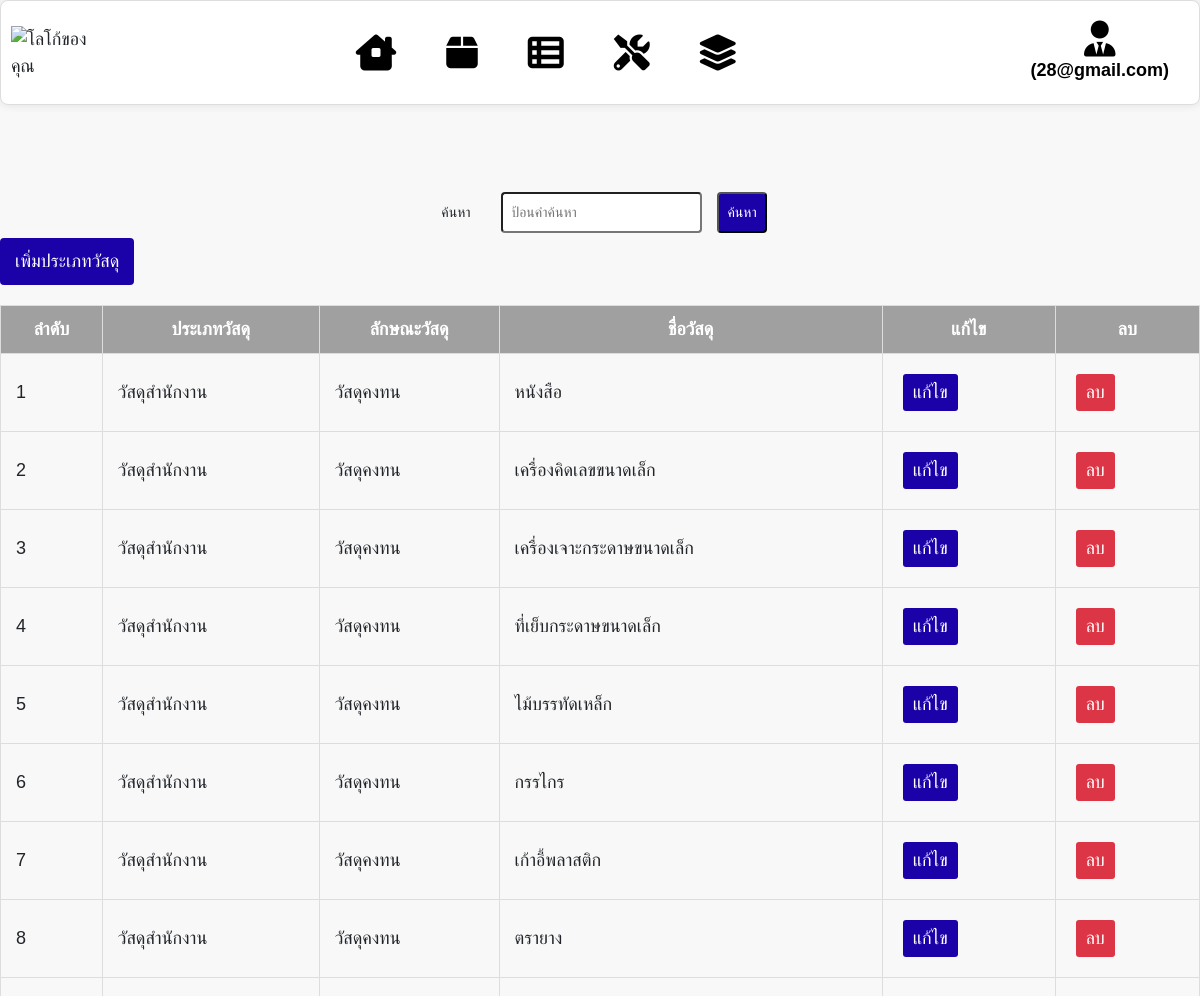
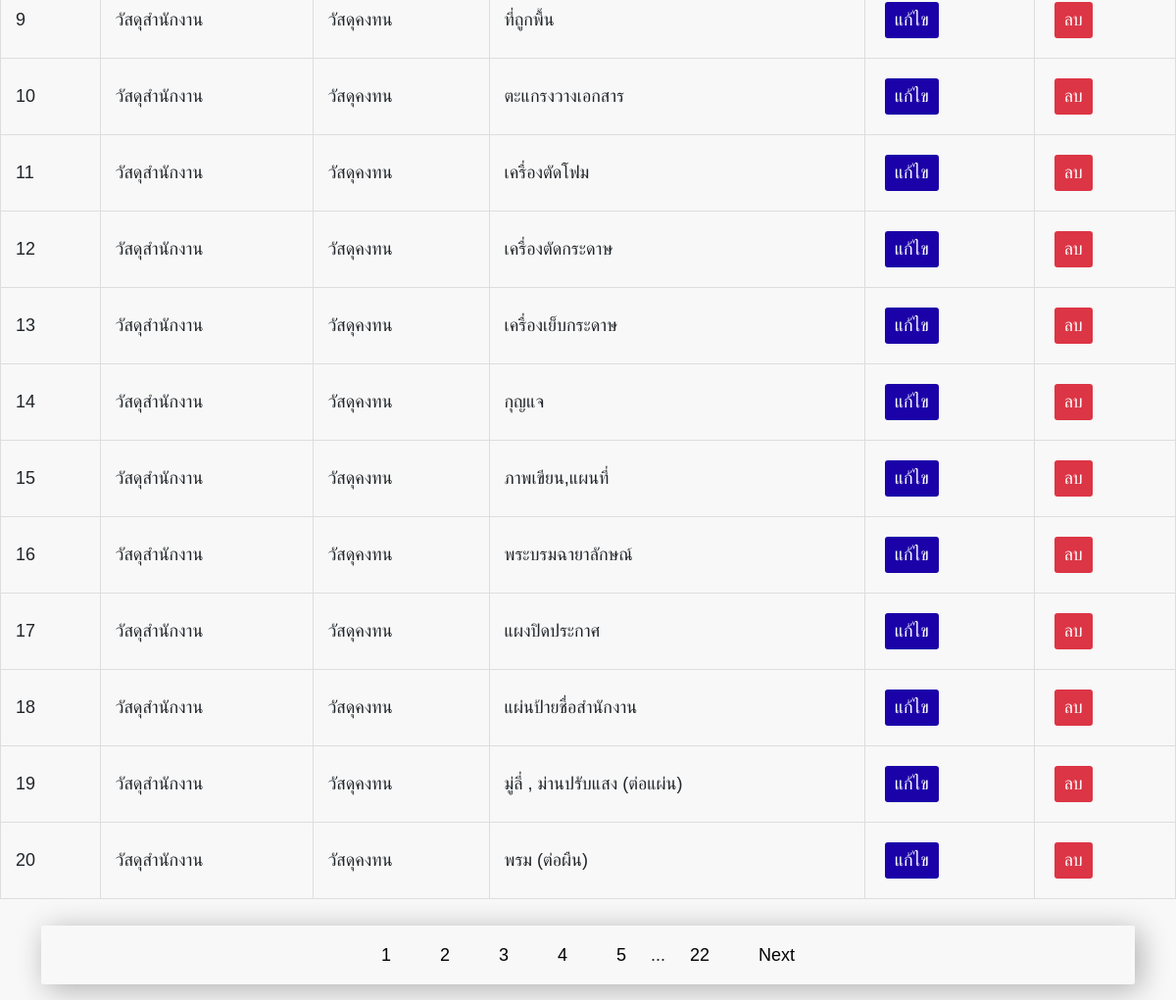
/admin/material_types.php (signed in), run on the app's committed database (2 pictures, top to bottom).
### tables this page shows
CREATE TABLE `users` (
  `u_id` int(11) NOT NULL,
  `u_fname` varchar(255) NOT NULL,
  `u_lname` varchar(255) NOT NULL,
  `u_email` varchar(255) NOT NULL,
  `u_password` varchar(255) NOT NULL,
  `u_status` enum('ใช้งาน','ไม่ได้ใช้งาน') NOT NULL,
  `u_type` enum('ช่าง','แอดมิน','ผู้ใช้') NOT NULL,
  `u_dp_id` int(11) NOT NULL
);

CREATE TABLE `material` (
  `mt_id` int(11) NOT NULL,
  `mt_tm_id` int(11) NOT NULL,
  `mt_dm_id` int(11) NOT NULL,
  `mt_name` varchar(200) NOT NULL
);

CREATE TABLE `type_material` (
  `tm_id` int(11) NOT NULL,
  `tm_name` varchar(200) NOT NULL
);

CREATE TABLE `detail_material` (
  `dm_id` int(11) NOT NULL,
  `dm_name` varchar(200) NOT NULL
);

### admin/material_types.php (the view, shortened to what this page needs)
<?php
$search = "";
?>
<!DOCTYPE html>
<html lang="en">
<head>
    <?php include 'public/layout.php'; ?>
</head>
<body>
    <form method="get" action="<?php echo htmlspecialchars($_SERVER["PHP_SELF"]); ?>">
        <label for="search">ค้นหา &nbsp;</label>
        <input type="text" id="search" name="search" placeholder="ป้อนคำค้นหา" value="<?php echo $search; ?>">
        <input type="submit" value="ค้นหา">
    </form>
    <a href="add_material.php">
        <button type="button" style="background-color: #1b02a8; color: white; padding: 10px 15px; border: none; border-radius: 4px; cursor: pointer; transition: background-color 0.3s;">
            เพิ่มประเภทวัสดุ
        </button>
    </a>
    <?php
    $servername = "localhost";
    $username = "root";
    $password = "";
    $dbname = "repair";
    $conn = new mysqli($servername, $username, $password, $dbname);
    $per_page = 20;
$sql = "SELECT COUNT(*) AS total FROM material LEFT JOIN type_material ON mt_tm_id=tm_id LEFT JOIN detail_material ON mt_dm_id=dm_id";
$result = $conn->query($sql);
$row = $result->fetch_assoc();
$total_rows = $row['total'];
$current_page = isset($_GET['page']) ? $_GET['page'] : 1;
$offset = ($current_page - 1) * $per_page;
$counter = $offset + 1;
$sql = "SELECT * FROM material LEFT JOIN type_material ON mt_tm_id=tm_id LEFT JOIN detail_material ON mt_dm_id=dm_id LIMIT $per_page OFFSET $offset";
$result = $conn->query($sql);
    ?>
    <?php if ($result->num_rows > 0): ?>
        <table>
    <tr>
        <th>ลำดับ</th>
        <th>ประเภทวัสดุ</th>
        <th>ลักษณะวัสดุ</th>
        <th>ชื่อวัสดุ</th>
        <th>แก้ไข</th>
        <th>ลบ</th>
    </tr>
    <?php if ($result->num_rows > 0): ?>
    <?php while ($row = $result->fetch_assoc()): ?>
        <tr>
            <td><?php echo $counter; ?></td>
            <td><?php echo $row['tm_name']; ?></td>
            <td><?php echo $row['dm_name']; ?></td>
            <td><?php echo $row['mt_name']; ?></td>
            <td class="action-buttons">
                <a href="edit_material.php?id=<?php echo $row['mt_id']; ?>" class="edit-button">แก้ไข</a>
            </td>
            <td class="action-buttons">
                <a href="delete_material.php?id=<?php echo $row['mt_id']; ?>" class="delete-button" onclick="return confirmDelete()">ลบ</a>
            </td>
        </tr>
        <?php $counter++; ?>
    <?php endwhile; ?>
<?php else: ?>
    <tr>
        <td colspan="6"><p>No data found.</p></td>
    </tr>
<?php endif; ?>
</table>
    <?php else: ?>
        <p>No data found.</p>
    <?php endif; ?>
    <br>
<div class="container">
    <ul class="pagination">
    <?php
$total_pages = ceil($total_rows / 20);
if ($total_pages > 1) {
    $max_pages = 5;
    $start_page = max(1, $current_page - 2);
    $end_page = min($start_page + $max_pages - 1, $total_pages);
    for ($page = $start_page; $page <= $end_page; $page++) {
        echo '<li><a href="?search=' . urlencode($search) . '&page=' . $page . '" class="' . ($current_page == $page ? 'active' : '') . '">' . $page . '</a></li>';
    }
    if ($end_page < $total_pages) {
        echo '<li><span>...</span></li>';
    }
    echo '<li><a href="?search=' . urlencode($search) . '&page=' . $total_pages . '">' . $total_pages . '</a></li>';
    if ($current_page < $total_pages) {
        echo '<li><a href="?search=' . urlencode($search) . '&page=' . ($current_page + 1) . '">Next</a></li>';
    }
}
?>
    </ul>
</div>
</body>
</html>

### admin/public/layout.php (shortened to what this page needs)
<?php
$user = null;
if (isset($_SESSION['u_id'])) {
   $servername = "localhost";
    $username = "root";
    $password = "";
    $dbname = "repair";
    $conn = new mysqli($servername, $username, $password, $dbname);
    $u_id = $_SESSION['u_id'];
    $sql = "SELECT * FROM users WHERE u_id = $u_id";
    $result = $conn->query($sql);
    if ($result->num_rows > 0) {
        $user = $result->fetch_assoc();
    }
}
?>
<!DOCTYPE html>
<html lang="en">
<head>
    <link rel="stylesheet" href="https://cdnjs.cloudflare.com/ajax/libs/font-awesome/6.0.0/css/all.min.css">
    <link href="https://cdn.jsdelivr.net/npm/bootstrap@5.3.1/dist/css/bootstrap.min.css" rel="stylesheet">
</head>
<body>
    <header>
<nav>
<img src="../upload_files/uploads/ตรา.อบจ.png" alt="โลโก้ของคุณ" style="width: 80px; ">
<div>
    <div class="dropdown">
        <a href="admin_dashboard.php"><i class="fa-solid fa-house-chimney-window fa-2x"></i></a>
    </div>
    <div class="dropdown">
        <a href="material_types.php"><i class="fa-solid fa-box fa-2x"></i></a>
    </div>
    <div class="dropdown">
        <a href="equipment_types_table.php"><i class="fa-solid fa-table-list fa-2x"></i></a>
    </div>
    <div class="dropdown">
        <a href="repair_requests.php"><i class="fa-solid fa-screwdriver-wrench fa-2x"></i></a>
    </div>
    <div class="dropdown">
        <a href="display_assets.php"><i class="fa-solid fa-layer-group fa-2x"></i></a>
    </div>
</div>
    <div class="dropdown">
            <?php if ($user): ?>
            <div class="dropdown">
            <a href="#" class="dropbtn"><i class="fa-solid fa-user-tie fa-2x"></i>(<?php echo $user['u_email']; ?>)</a>
            </div>
            <?php else: ?>
            <?php endif; ?>
        </div>
    </nav>
    </header>
    <br><br><br>
    <br><br>
</body>
</html>

### admin/public/layout.php (style rules this page uses)
body { margin: 0; padding: 0; font-family: 'Segoe UI', Tahoma, Geneva, Verdana, sans-serif; background-color: #f8f8f8; font-size: 18px; }
header { margin-bottom: 10%; }
body { padding-top: 20px; }
nav { background-color: #fff; margin: auto; padding: 10px; display: flex; justify-content: space-between; border: 1px solid #ddd; border-radius: 8px; align-items: center; box-shadow: 0 0 10px rgba(0, 0, 0, 0.1); }
nav a { text-decoration: none; color: black; padding: 10px; border-radius: 5px; transition: background-color 0.3s, color 0.3s; font-weight: bold; position: relative; overflow: hidden; margin-bottom: 5px; display: flex; flex-direction: column; align-items: center; }
nav div { display: flex; }
nav { position: fixed; top: 0; width: 100%; z-index: 1000; }
nav a { display: flex; flex-direction: column; align-items: center; text-align: left; margin: 0 10px; margin-right: 20px; }
nav a::before { content: ""; position: absolute; width: 100%; height: 3px; background-color: #1b02a8; bottom: 0; left: 0; transform: scaleX(0); transform-origin: bottom right; transition: transform 0.3s; }
.dropdown { position: relative; display: inline-block; }
.dropbtn { text-decoration: none; color: black; padding: 10px; border-radius: 5px; transition: background-color 0.3s, color 0.3s; margin: 0 10px; font-weight: bold; position: relative; overflow: hidden; }
header { margin-bottom: 1%; }

### admin/material_types.php (style rules this page uses)
table { width: 100%; border-collapse: collapse; margin-top: 20px; }
th, td { border: 1px solid #ddd; padding: 15px; text-align: left; }
th { background-color: #A0A0A0; color: white; padding: 10px; text-align: center; }
form { text-align: center; margin-top: 20px; }
label, input, input[type="submit"] { font-size: 14px; margin: 5px; padding: 8px; border-radius: 4px; }
input[type="submit"] { background-color: #1b02a8; color: #fff; cursor: pointer; transition: background-color 0.3s, color 0.3s; }
.edit-button, .delete-button { padding: 5px 10px; margin: 5px; text-decoration: none; color: #fff; border-radius: 3px; display: inline-block; }
.edit-button { background-color: #1b02a8; }
.delete-button { background-color: #dc3545; }
* { margin: 0; padding: 0; font-family: sans-serif; }
.container .pagination { position: relative; height: 60px; background: rgba(255, 255, 255, 0.05); box-shadow: 5px 5px 30px rgba(0, 0, 0, 0.3); display: flex; align-items: center; justify-content: center; backdrop-filter: blur(3px); border-radius: 2px; }
.container .pagination li { list-style-type: none; display: inline-block; }
.container .pagination li a { position: relative; padding: 20px 25px; text-decoration: none; color: #000; font-weight: 500; }

### data on the page
users: u_email "28@gmail.com"
material: mt_tm.tm_name "วัสดุสำนักงาน", mt_dm.dm_name "วัสดุคงทน", mt_name "หนังสือ"
material: mt_tm.tm_name "วัสดุสำนักงาน", mt_dm.dm_name "วัสดุคงทน", mt_name "เครื่องคิดเลขขนาดเล็ก"
material: mt_tm.tm_name "วัสดุสำนักงาน", mt_dm.dm_name "วัสดุคงทน", mt_name "เครื่องเจาะกระดาษขนาดเล็ก"
material: mt_tm.tm_name "วัสดุสำนักงาน", mt_dm.dm_name "วัสดุคงทน", mt_name "ที่เย็บกระดาษขนาดเล็ก"
material: mt_tm.tm_name "วัสดุสำนักงาน", mt_dm.dm_name "วัสดุคงทน", mt_name "ไม้บรรทัดเหล็ก"
material: mt_tm.tm_name "วัสดุสำนักงาน", mt_dm.dm_name "วัสดุคงทน", mt_name "กรรไกร"
material: mt_tm.tm_name "วัสดุสำนักงาน", mt_dm.dm_name "วัสดุคงทน", mt_name "เก้าอี้พลาสติก"
material: mt_tm.tm_name "วัสดุสำนักงาน", mt_dm.dm_name "วัสดุคงทน", mt_name "ตรายาง"
material: mt_tm.tm_name "วัสดุสำนักงาน", mt_dm.dm_name "วัสดุคงทน", mt_name "ที่ถูกพื้น"
material: mt_tm.tm_name "วัสดุสำนักงาน", mt_dm.dm_name "วัสดุคงทน", mt_name "ตะแกรงวางเอกสาร"
material: mt_tm.tm_name "วัสดุสำนักงาน", mt_dm.dm_name "วัสดุคงทน", mt_name "เครื่องตัดโฟม"
material: mt_tm.tm_name "วัสดุสำนักงาน", mt_dm.dm_name "วัสดุคงทน", mt_name "เครื่องตัดกระดาษ"
material: mt_tm.tm_name "วัสดุสำนักงาน", mt_dm.dm_name "วัสดุคงทน", mt_name "เครื่องเย็บกระดาษ"
material: mt_tm.tm_name "วัสดุสำนักงาน", mt_dm.dm_name "วัสดุคงทน", mt_name "กุญแจ"
material: mt_tm.tm_name "วัสดุสำนักงาน", mt_dm.dm_name "วัสดุคงทน", mt_name "ภาพเขียน,แผนที่"
material: mt_tm.tm_name "วัสดุสำนักงาน", mt_dm.dm_name "วัสดุคงทน", mt_name "พระบรมฉายาลักษณ์"
material: mt_tm.tm_name "วัสดุสำนักงาน", mt_dm.dm_name "วัสดุคงทน", mt_name "แผงปิดประกาศ"
material: mt_tm.tm_name "วัสดุสำนักงาน", mt_dm.dm_name "วัสดุคงทน", mt_name "แผ่นป้ายชื่อสำนักงาน"
material: mt_tm.tm_name "วัสดุสำนักงาน", mt_dm.dm_name "วัสดุคงทน", mt_name "มู่ลี่ , ม่านปรับแสง (ต่อแผ่น)"
material: mt_tm.tm_name "วัสดุสำนักงาน", mt_dm.dm_name "วัสดุคงทน", mt_name "พรม (ต่อผืน)"

### other printed values
$total_pages "22"
